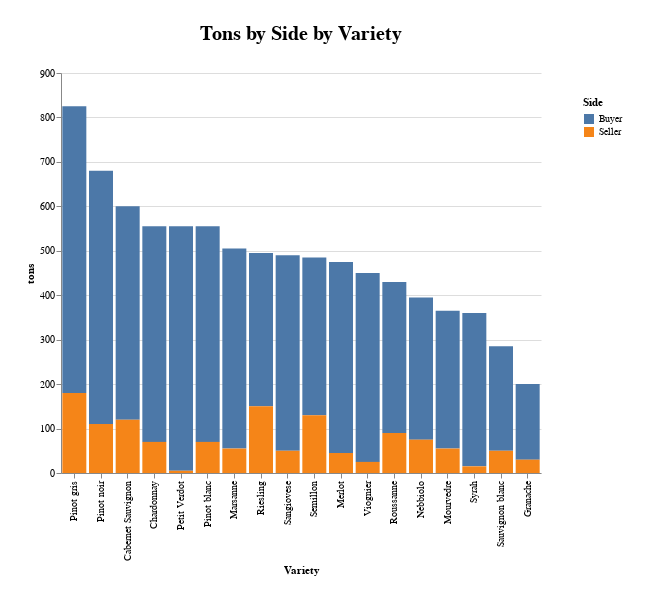

Notebook code for this chart:
### Code cell
stacked_bar_chart(total, "tons", "side", "variety" )

### Figure 1 — Vega-Lite specification as saved in the notebook (floating-point values rounded to 4 significant figures)
{"config": {"view": {"continuousWidth": 400, "continuousHeight": 300, "stroke": "#FFF"}, "legend": {"padding": 24}, "title": {"fontSize": 20, "offset": 24}}, "data": {"name": "data-b6080803ea70d0aed1e75929401f6f44"}, "mark": "bar", "encoding": {"color": {"field": "side", "title": "Side", "type": "nominal"}, "tooltip": [{"field": "side", "type": "nominal"}, {"field": "variety", "type": "nominal"}, {"field": "tons", "type": "quantitative"}], "x": {"field": "variety", "sort": "-y", "title": "Variety", "type": "nominal"}, "y": {"field": "tons", "type": "quantitative"}}, "height": 400, "padding": 24, "title": "Tons by Side by Variety", "width": 480, "$schema": "https://vega.github.io/schema/vega-lite/v4.17.0.json", "datasets": {"data-b6080803ea70d0aed1e75929401f6f44": [{"variety": "Cabernet Sauvignon", "side": "Buyer", "tons": 480}, {"variety": "Chardonnay", "side": "Buyer", "tons": 485}, {"variety": "Granache", "side": "Buyer", "tons": 170}, {"variety": "Marsanne", "side": "Buyer", "tons": 450}, {"variety": "Merlot", "side": "Buyer", "tons": 430}, {"variety": "Mourvedre", "side": "Buyer", "tons": 310}, {"variety": "Nebbiolo", "side": "Buyer", "tons": 320}, {"variety": "Petit Verdot", "side": "Buyer", "tons": 550}, {"variety": "Pinot blanc", "side": "Buyer", "tons": 485}, {"variety": "Pinot gris", "side": "Buyer", "tons": 645}, {"variety": "Pinot noir", "side": "Buyer", "tons": 570}, {"variety": "Riesling", "side": "Buyer", "tons": 345}, {"variety": "Roussanne", "side": "Buyer", "tons": 340}, {"variety": "Sangiovese", "side": "Buyer", "tons": 440}, {"variety": "Sauvignon blanc", "side": "Buyer", "tons": 235}, {"variety": "Semillon", "side": "Buyer", "tons": 355}, {"variety": "Syrah", "side": "Buyer", "tons": 345}, {"variety": "Viognier", "side": "Buyer", "tons": 425}, {"variety": "Cabernet Sauvignon", "side": "Seller", "tons": 120}, {"variety": "Chardonnay", "side": "Seller", "tons": 70}, {"variety": "Granache", "side": "Seller", "tons": 30}, {"variety": "Marsanne", "side": "Seller", "tons": 55}, {"variety": "Merlot", "side": "Seller", "tons": 45}, {"variety": "Mourvedre", "side": "Seller", "tons": 55}, {"variety": "Nebbiolo", "side": "Seller", "tons": 75}, {"variety": "Petit Verdot", "side": "Seller", "tons": 5}, {"variety": "Pinot blanc", "side": "Seller", "tons": 70}, {"variety": "Pinot gris", "side": "Seller", "tons": 180}, {"variety": "Pinot noir", "side": "Seller", "tons": 110}, {"variety": "Riesling", "side": "Seller", "tons": 150}, {"variety": "Roussanne", "side": "Seller", "tons": 90}, {"variety": "Sangiovese", "side": "Seller", "tons": 50}, {"variety": "Sauvignon blanc", "side": "Seller", "tons": 50}, {"variety": "Semillon", "side": "Seller", "tons": 130}, {"variety": "Syrah", "side": "Seller", "tons": 15}, {"variety": "Viognier", "side": "Seller", "tons": 25}]}}
